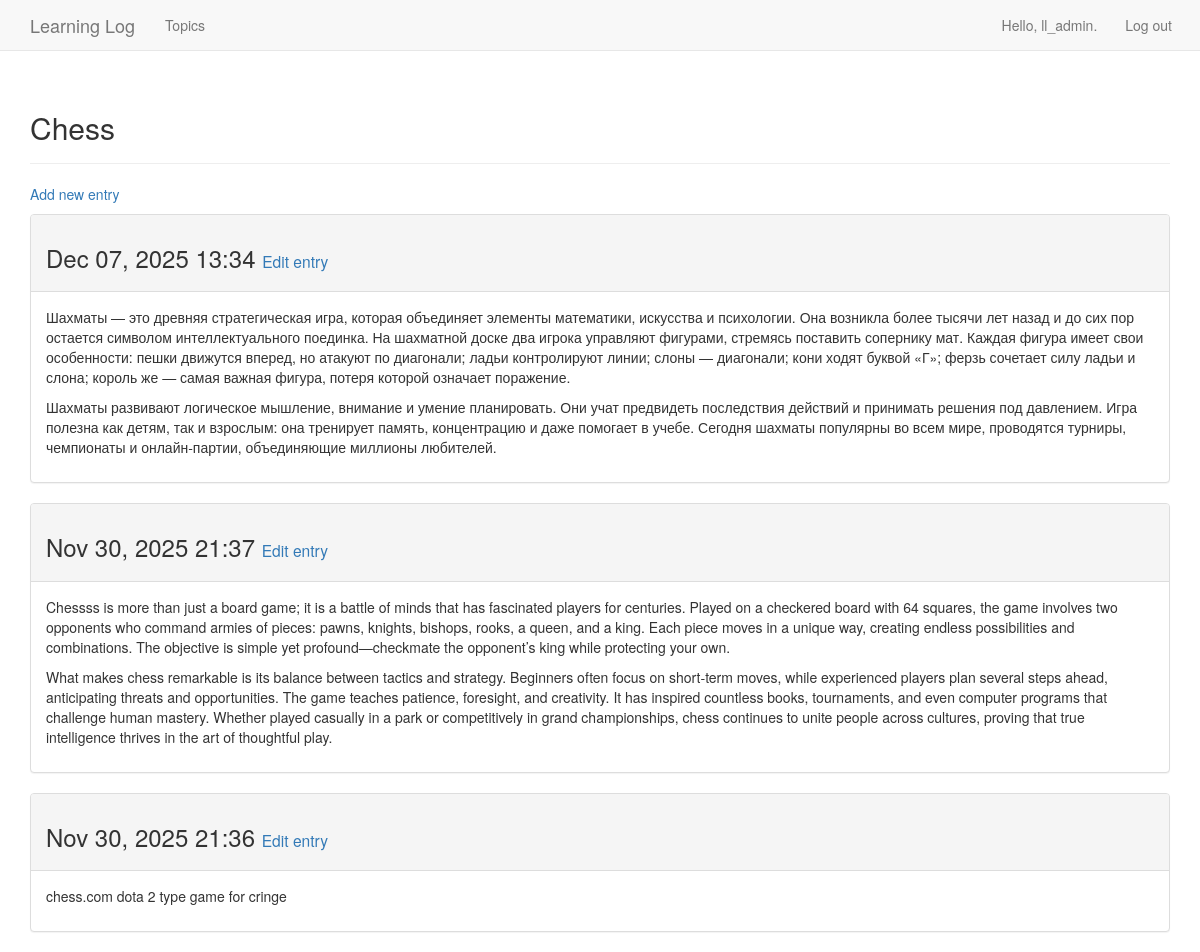
The page /topics/1/ (signed in) on the database its author committed.
### learning_logs/models.py (models this page shows, shortened)
class Topic(models.Model):
    text = models.CharField(max_length=200)
    date_added = models.DateTimeField(auto_now_add=True)
    owner = models.ForeignKey(User, on_delete=models.CASCADE)
    def __str__(self):
        return self.text

class Entry(models.Model):
    topic = models.ForeignKey(Topic, on_delete=models.CASCADE)
    text=models.TextField()
    date_added = models.DateTimeField(auto_now_add=True)
    class Meta:
        verbose_name_plural='entries'

### learning_logs/views.py (the view)
# urls.py: path('topics/<int:topic_id>/', views.topic, name='topic'),
@login_required
def topic(request, topic_id):
    topic = Topic.objects.get(id=topic_id)
    if topic.owner != request.user:
        raise Http404
    entries = topic.entry_set.order_by('-date_added')
    context = {'topic': topic, 'entries': entries}
    return render(request, 'learning_logs/topic.html', context)

### learning_logs/templates/learning_logs/topic.html
{% extends "learning_logs/base.html" %}
{% block header %}
  <h2>{{ topic }}</h2>
{% endblock header %}
{% block content %}
  <p>
    <a href="{% url 'learning_logs:new_entry' topic.id %}">Add new entry</a>
  </p>
  {% for entry in entries %}
    <div class="panel panel-default">
      <div class="panel-heading">
        <h3>
          {{ entry.date_added|date:"M d, Y H:i" }}
          <small>
            <a href="{% url 'learning_logs:edit_entry' entry.id %}">Edit entry</a>
          </small>
        </h3>
      </div>
      <div class="panel-body">
        {{ entry.text|linebreaks }}
      </div>
    </div>
  {% empty %}
    <p>There are no entries for this topic yet.</p>
  {% endfor %}
{% endblock content %}

### learning_logs/templates/learning_logs/base.html (shortened to what this page needs)
{% load bootstrap3 %}
<!DOCTYPE html>
<html lang="en">
  <head>
    {% bootstrap_css %}
  </head>
  <body>
    <nav class="navbar navbar-default navbar-static-top">
      <div class="container">
        <div class="navbar-header">
          <a class="navbar-brand" href="{% url 'learning_logs:index' %}">
            Learning Log
          </a>
        </div>
        <div id="navbar" class="navbar-collapse collapse">
          <ul class="nav navbar-nav">
            <li><a href="{% url 'learning_logs:topics' %}">Topics</a></li>
          </ul>
          <ul class="nav navbar-nav navbar-right">
            {% if user.is_authenticated %}
              <li><a>Hello, {{ user.username }}.</a></li>
              <li>
                <form action="{% url 'users:logout' %}" method="post" style="display:inline;">
                  <button type="submit" class="btn btn-link navbar-btn">Log out</button>
                </form>
              </li>
            {% else %}
              <li><a href="{% url 'users:register' %}">Register</a></li>
              <li><a href="{% url 'users:login' %}">Log in</a></li>
            {% endif %}
          </ul>
        </div>
      </div>
    </nav>
    <div class="container">
      <div class="page-header">
        {% block header %}{% endblock header %}
      </div>
      <div>
        {% block content %}{% endblock content %}
      </div>
    </div>
  </body>
</html>

### rows shown on the page
Topic: text "Chess"
Entry: date_added "Dec 07, 2025 13:34", text "Шахматы — это древняя стратегическая игра, которая объединяет элементы математики, искусства и психологии. Она возникла более тысячи лет назад и до сих пор остается символом интеллектуального поединка. На шахматной доске два игрока управляют фигурами, стремясь поставить сопернику мат. Каждая фигура имеет свои особенности: пешки движутся вперед, но атакуют по диагонали; ладьи контролируют линии; слоны — диагонали; кони ходят буквой «Г»; ферзь сочетает силу ладьи и слона; король же — самая важная фигура, потеря которой означает поражение. Шахматы развивают логическое мышление, внимание и умение планировать. Они учат предвидеть последствия действий и принимать решения под давлением. Игра…"
Entry: date_added "Nov 30, 2025 21:37", text "Chessss is more than just a board game; it is a battle of minds that has fascinated players for centuries. Played on a checkered board with 64 squares, the game involves two opponents who command armies of pieces: pawns, knights, bishops, rooks, a queen, and a king. Each piece moves in a unique way, creating endless possibilities and combinations. The objective is simple yet profound—checkmate the opponent’s king while protecting your own. What makes chess remarkable is its balance between tactics and strategy. Beginners often focus on short‑term moves, while experienced players plan several steps ahead, anticipating threats and opportunities. The game teaches patience, foresight, and…"
Entry: date_added "Nov 30, 2025 21:36", text "chess.com dota 2 type game for cringe"

### other values the page prints
{{ user.username }} "ll_admin"
